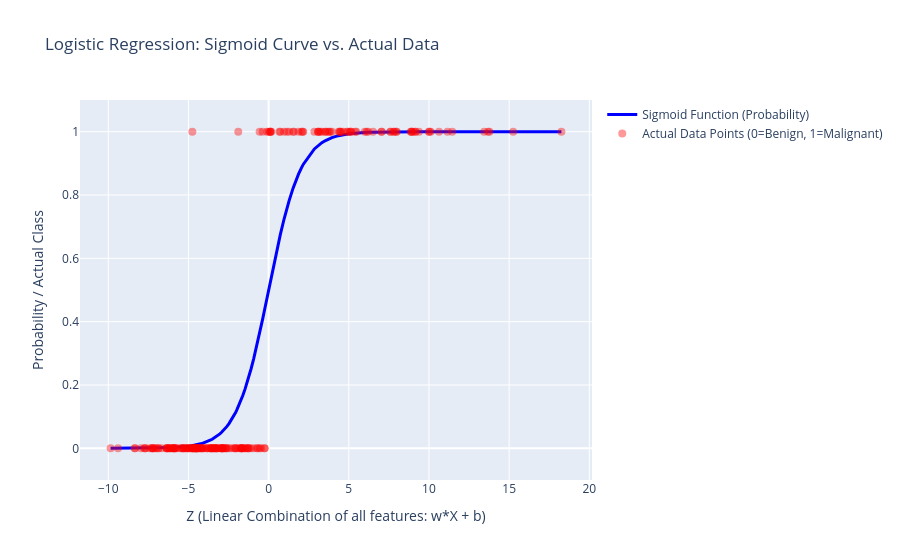

The code cell stored with this chart in its notebook:
### Markdown cell above
### Display the function

### Code cell
import plotly.graph_objects as go

# 1. Calculate the linear combination (Z) for all data points
Z = best_LR.decision_function(X_test)

# 2. Sort the values so that the function line is drawn smoothly
sort_idx = np.argsort(Z)
Z_sorted = Z[sort_idx]

# Convert y_test to a numpy array and sort in the same order
y_sorted = np.array(y_test)[sort_idx]

# 3. Define the Sigmoid function and calculate the probabilities
def sigmoid(z):
    return 1 / (1 + np.exp(-z))

probabilities = sigmoid(Z_sorted)

# 4. Create the graph with Plotly
fig = go.Figure()

# Add the Sigmoid curve
fig.add_trace(go.Scatter(
    x=Z_sorted,
    y=probabilities,
    mode='lines',
    name='Sigmoid Function (Probability)',
    line=dict(color='blue', width=3)
))

# Add the actual data points (0 or 1)
fig.add_trace(go.Scatter(
    x=Z_sorted,
    y=y_sorted,
    mode='markers',
    name='Actual Data Points (0=Benign, 1=Malignant)',
    marker=dict(color='red', opacity=0.4, size=8, symbol='circle')
))

# Design the graph
fig.update_layout(
    title='Logistic Regression: Sigmoid Curve vs. Actual Data',
    xaxis_title='Z (Linear Combination of all features: w*X + b)',
    yaxis_title='Probability / Actual Class',
    yaxis=dict(range=[-0.1, 1.1]), # Set the boundaries The Y will look good with 0 and 1
    hovermode='closest'
)

fig.show()

### Figure 1 — Plotly figure (JSON) as saved in the notebook; plotly's stock layout.template omitted (floating-point values rounded to 4 significant figures; data arrays with more than 128 entries replaced by an {"elided": "..."} marker saying what was removed)
{"data": [{"line": {"color": "blue", "width": 3}, "mode": "lines", "name": "Sigmoid Function (Probability)", "type": "scatter", "x": {"elided": "200 float values"}, "y": {"elided": "200 float values"}}, {"marker": {"color": "red", "opacity": 0.4, "size": 8, "symbol": "circle"}, "mode": "markers", "name": "Actual Data Points (0=Benign, 1=Malignant)", "type": "scatter", "x": {"elided": "200 float values"}, "y": {"elided": "200 int values"}}], "layout": {"hovermode": "closest", "title": {"text": "Logistic Regression: Sigmoid Curve vs. Actual Data"}, "xaxis": {"title": {"text": "Z (Linear Combination of all features: w*X + b)"}}, "yaxis": {"range": [-0.1, 1.1], "title": {"text": "Probability / Actual Class"}}}}
